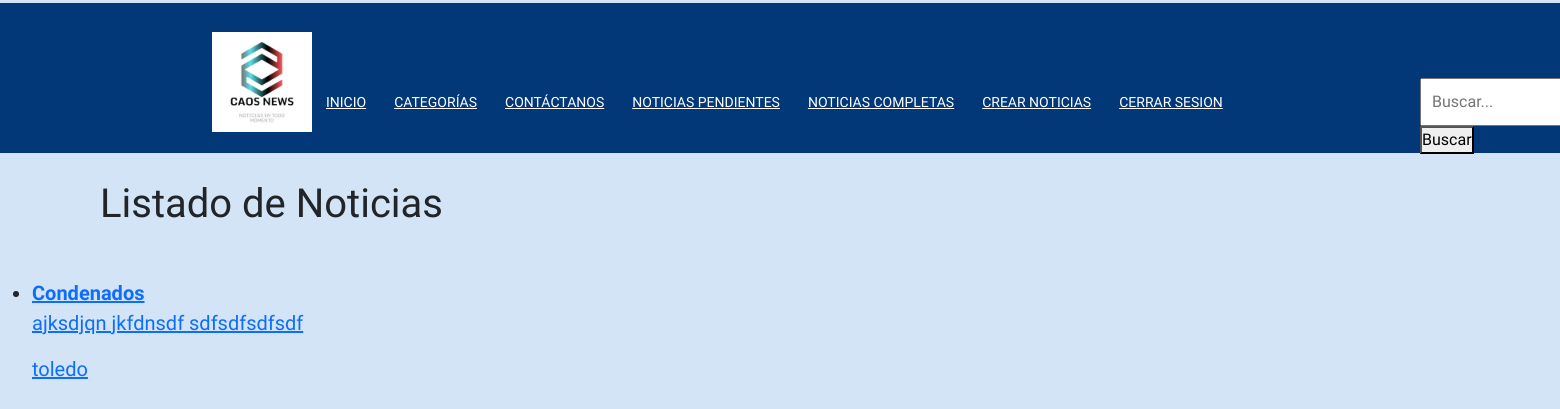
The app's page /usuarios/tasks_completed/ (signed in), older data.
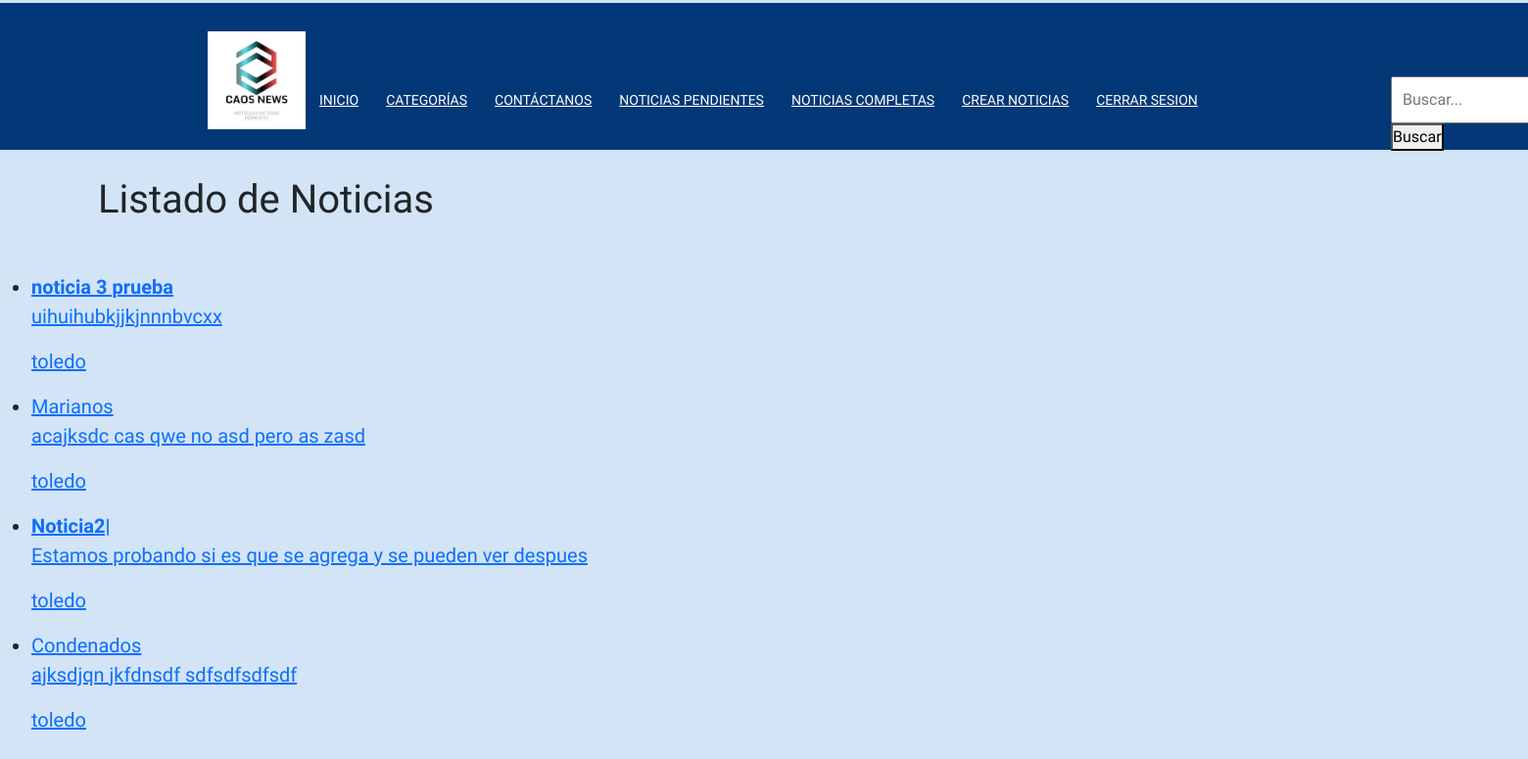
The same page, newer data.
### usuarios/models.py (models this page shows, shortened)
class Task(models.Model):
    title = models.CharField(max_length=100, verbose_name=_("Título"))
    description = models.TextField(blank=True, verbose_name=_("Descripción"))
    imagen = models.ImageField(upload_to='img/', null=True, blank=True, verbose_name=_("Imagen"))
    created = models.DateTimeField(auto_now_add=True, verbose_name=_("Creado"))
    datecompleted = models.DateTimeField(null=True, blank=True, verbose_name=_("Fecha completado"))
    important = models.BooleanField(default=False, verbose_name=_("Importante"))
    user = models.ForeignKey(User, on_delete=models.CASCADE)
    class Meta:
        verbose_name = _("Tarea")
        verbose_name_plural = _("Tareas")

### usuarios/views.py (the view)
# urls.py: path('tasks_completed/', views.tasks_completed, name="tasks_completed"),
@login_required
def tasks_completed(request):
    tasks = Task.objects.filter(user = request.user, datecompleted__isnull=False).order_by('-datecompleted')
    return render(request, 'usuarios/tasks.html', {'tasks': tasks})

### usuarios/templates/usuarios/tasks.html
{% extends 'usuarios/base.html' %}
{% load static %}
{% block content %}
<link rel="stylesheet" href="{% static 'css/crud.css' %}">
<h1 style="margin-left: 100px;margin-top: 170px;">Listado de Noticias </h1>
<ul class="task-list"style="margin-left: auto;margin-top: 50px; font-size: 20px">
    {% for task in tasks %}
        <li class="task-item">
            <a href="{% url 'task_detail' task.id %}">
                {% if task.important %}
                <strong>{{task.title}}</strong>
                {% else %}
                {{task.title}}
                {% endif %}
                <p class="task-description">{{task.description}}</p>
                <p class="task-user">{{task.user.username}}</p>
            </a>
        </li>
    {% endfor %}
</ul>
{% endblock %}

### usuarios/templates/usuarios/base.html (shortened to what this page needs)
{% load static %}
<!DOCTYPE html>
<html lang="en">
<head>
    <link rel="stylesheet" href="{% static 'css/estilos.css' %}">
    <link href="https://cdn.jsdelivr.net/npm/bootstrap@5.3.0-alpha3/dist/css/bootstrap.min.css" rel="stylesheet"
>
</head>
<body>
    <div class="container">
        <header>
            <div class="container__menu">
                <div class="menu">
                    <nav>
                        <ul>
                            <div class="logo">
                                <img src="{% static 'Img/logo.jpg' %}" alt="">
                            </div>
                            <li><a href="{% url 'index' %}">Inicio</a></li>
                            <li><a href="{% url 'categoria' %}">Categorías</a>
                            </li>
                            <li class="contact-link"><a href="{% url 'Formulario' %}">Contáctanos</a></li>
                            {% if user.is_authenticated %}
                            <li>
                                <a href="{% url 'tasks' %}">Noticias Pendientes</a>
                            </li>
                            <li>
                                <a href="{% url 'tasks_completed' %}">Noticias completas</a>
                            </li>
                            <li>
                                <a href="/tasks/create">Crear Noticias</a>
                            </li>
                            <li>
                                <a href="/logout">Cerrar Sesion</a>
                            </li>
                            {% else %}
                            <li class="periodistas"><a href="{% url 'periodista' %}">Ingreso Periodistas</a></li>
                            <li class="registro-periodista"><a href="{% url 'registro' %}">¿Eres periodista? Registrate con nosotros</a></li>
                            {% endif %}
                        </ul>
                    </nav>
                </div>
                <div class="search-container">
                    <div class="search">
                        <form action="{% url 'resultados_busqueda' %}" method="get">
                            <input type="text" name="query" placeholder="Buscar...">
                            <button type="submit">Buscar</button>
                        </form>
                    </div>
                </div>
            </div>
        </header>
        </div>
    {% block content %}
    {% endblock %}
    <link rel="stylesheet" href="{% static 'css/body.css' %}">
</body>
</html>

### static/css/estilos.css (style rules this page uses)
* { margin: 0; padding: 0; box-sizing: border-box; font-family: 'Source Sans Pro', sans-serif; text-decoration: none; }
header { width: 100%; position: absolute; top: 0; left: 0; background-color: rgb(210, 228, 245); padding-top: 3px; }
.logo img { width: 100px; }
.search input { width: 300px; padding: 10px; }
.container__menu { width: auto; height: 150px; background-color: #023877; padding: 20px; padding-bottom: 5px; padding-top: 5px; }
.menu { max-width: 1200px; margin: auto; height: 100%; }
nav { height: 100%; }
nav > ul { height: 100%; display: flex; }
nav ul li { height: 100%; list-style: none; position: relative; }
nav > ul > li > a { width: 100%; height: 100%; display: flex; align-items: center; padding: 14px; color: rgb(255, 255, 255); text-transform: uppercase; font-size: 14px; transition: all 300ms ease; }
body { background-color: rgb(72, 180, 252); padding-top: 10px; }
body { background-color: rgb(210, 228, 245); overflow-x: hidden; }
.search-container { margin-left: 1400px; margin-top: -70px; }

### static/css/body.css (style rules this page uses)
body { background-color: rgb(210, 228, 245); }

Row changes from the older to the newer data that the page shows:
added Task: title "noticia 3 prueba", description "uihuihubkjjkjnnnbvcxx", user.username "toledo"
added Task: title "Marianos", description "acajksdc cas qwe no asd pero as zasd", user.username "toledo"
added Task: title "Noticia2|", description "Estamos probando si es que se agrega y se pueden ver despues", user.username "toledo"
changed Task "Condenados": important True → False (drawn)
